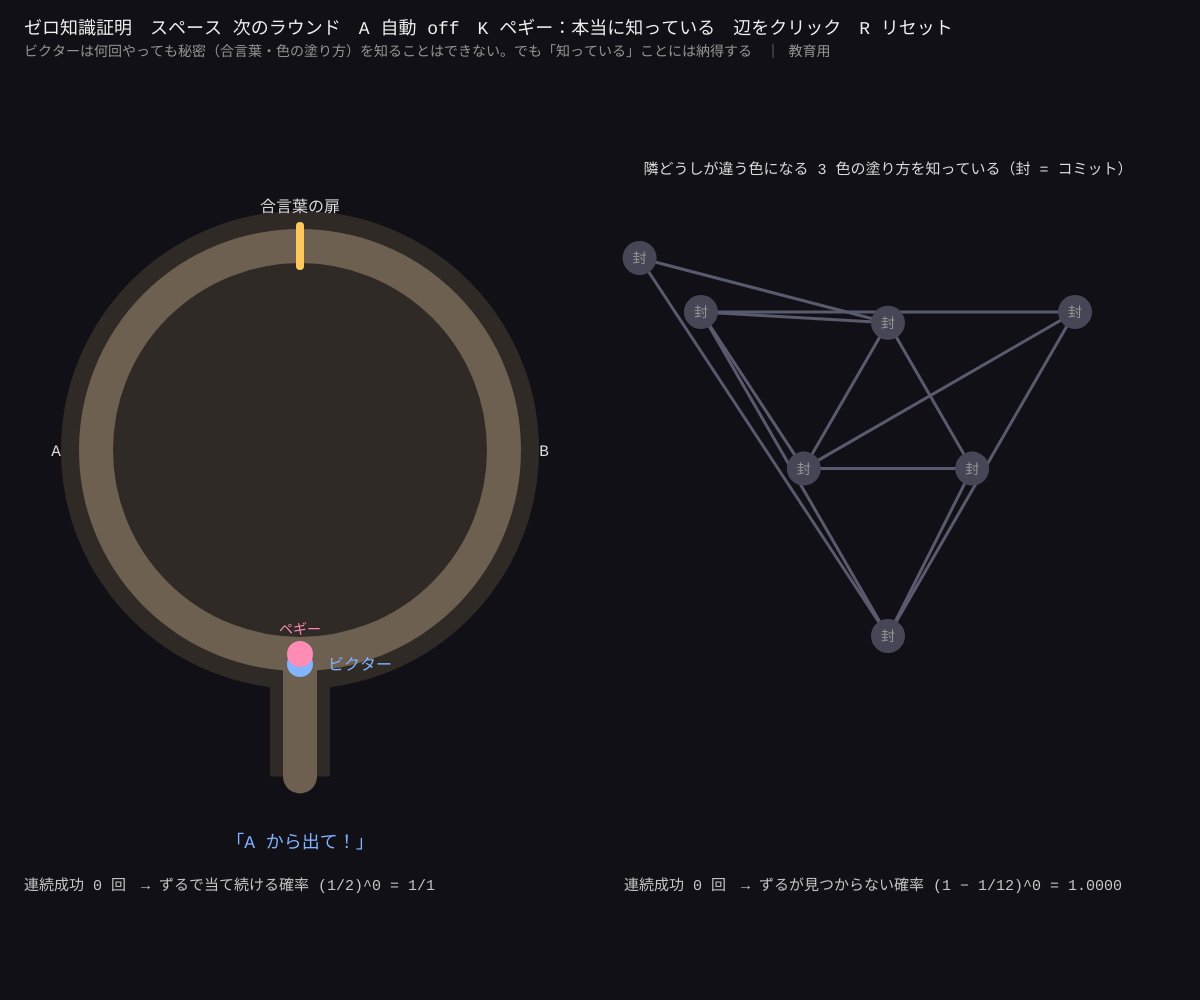
Frame 1 (no input)
Frame 60 (no input): identical to frame 1, image omitted
Frame 120 (the mouse pressed at the canvas centre since frame 60): identical to frame 1, image omitted

The p5.js sketch that drew this single still picture (run headless with seeded random() and noise() and a simulated clock; from frame 60 on, the mouse is pressed at the canvas centre):

// p5.js sketch
// ── sketch.js
// ============================================
// 12 ゼロ知識証明（洞窟の例・グラフ彩色）
// 「秘密を知っている」ことだけを、秘密そのものは 1 ビットも見せずに納得させる方法。
//   左：輪になった洞窟の奥に合言葉の扉。ペギーが入り、ビクターが「A から出て」「B から出て」と叫ぶ。
//       合言葉を知らない人は 1 回あたり 1/2 の確率でしか当てられない → k 回続けて成功する確率は (1/2)^k
//   右：グラフの 3 彩色。毎回色をシャッフルして封をし（コミット）、ビクターが選んだ辺の両端だけ開ける
// スペース = 次のラウンド / A = 自動 / K = ペギーが本当に知っている ⇄ ずるをする / 辺をクリック = その辺を開けさせる / R = リセット
// ※ 教育用の概念モデル
// ============================================

let knows = true;            // ★ true = 秘密を知っている、false = ずるをする
let auto = false;
let phase = 3, t = 0;        // 洞窟のアニメ：0 入る 1 呼ぶ 2 出る 3 結果
let hideSide = 0, callSide = 0, exitSide = 0;
let caveLog = [];
// グラフ（7 頂点）。正しい 3 彩色と、1 本だけ矛盾のある「ずる」の彩色
const NODES = 7;
const EDGES = [[0, 1], [1, 2], [2, 0], [0, 4], [1, 3], [2, 5], [3, 4], [4, 5], [5, 3], [3, 6], [6, 0], [4, 2]];
const GOOD = [0, 1, 2, 2, 1, 0, 1];
const BAD = [0, 1, 2, 2, 1, 0, 2];       // 頂点 6 が 頂点 3 と同じ色 → 辺 3-6 が矛盾
let colorPerm = [0, 1, 2], openEdge = -1, graphLog = [];
const PALETTE = [[255, 110, 110], [110, 220, 140], [110, 160, 255]];

function setup() {
  createCanvas(windowWidth, windowHeight);
  textFont('monospace');
}

function speed() { return auto ? 0.06 : 0.035; }

function draw() {
  background(16, 16, 22);
  noStroke();
  fill(240);
  textSize(18);
  text('ゼロ知識証明　スペース 次のラウンド　A 自動 ' + (auto ? 'ON' : 'off') + '　K ペギー：' + (knows ? '本当に知っている' : 'ずるをする') + '　辺をクリック　R リセット', 24, 34);
  fill(150);
  textSize(14);
  text('ビクターは何回やっても秘密（合言葉・色の塗り方）を知ることはできない。でも「知っている」ことには納得する　｜ 教育用', 24, 56);

  // 洞窟のアニメを進める
  if (phase < 3) { t += speed(); if (t >= 1) { t = 0; phase++; if (phase === 3) finishCave(); } }
  else if (auto && frameCount % 30 === 0) nextRound();

  drawCave(width * 0.25, height * 0.45, min(width * 0.17, height * 0.26));
  drawGraph(width * 0.74, height * 0.42, min(width * 0.18, height * 0.25));
}

// ---------------- 洞窟 ----------------
function drawCave(cx, cy, R) {
  // 岩
  fill(48, 42, 38);
  circle(cx, cy, R * 2 + 70);
  rect(cx - 30, cy + R, 60, R * 0.6);
  // 通路（輪）
  noFill();
  stroke(110, 96, 80);
  strokeWeight(34);
  circle(cx, cy, R * 2);
  line(cx, cy + R, cx, cy + R * 1.6);
  // 扉（上）
  stroke(255, 200, 90);
  strokeWeight(8);
  line(cx, cy - R - 20, cx, cy - R + 20);
  noStroke();
  fill(220);
  textSize(16);
  textAlign(CENTER);
  text('合言葉の扉', cx, cy - R - 34);
  text('A', cx - R - 40, cy + 6);
  text('B', cx + R + 40, cy + 6);
  // ビクター
  let vy = phase >= 1 ? cy + R + 10 : cy + R * 1.7;
  if (phase === 1) vy = lerp(cy + R * 1.7, cy + R + 10, t);
  fill(130, 180, 255);
  circle(cx, vy, 26);
  text('ビクター', cx + 60, vy + 6);
  if (phase >= 1) { fill(130, 180, 255); textSize(18); text('「' + 'AB'[callSide] + ' から出て！」', cx, cy + R * 1.95); }
  // ペギー
  let ang = peggyAngle(), px, py;
  if (ang === null) { px = cx; py = cy + R * 1.5; }
  else { px = cx + R * cos(radians(ang)); py = cy + R * sin(radians(ang)); }
  fill(255, 140, 180);
  circle(px, py, 26);
  textSize(14);
  text('ペギー', px, py - 20);
  // 結果
  textSize(16);
  if (phase === 3 && caveLog.length) {
    let last = caveLog[caveLog.length - 1];
    fill(last ? color(120, 230, 150) : color(255, 110, 110));
    text(last ? '言われた側から出てきた ✓' : '違う側から出てきた ✗ ずるがばれた', cx, cy);
  }
  textAlign(LEFT);
  // 記録
  let streak = 0;
  for (let i = caveLog.length - 1; i >= 0 && caveLog[i]; i--) streak++;
  let ly = height - 110;
  fill(200);
  textSize(15);
  text('連続成功 ' + streak + ' 回　→ ずるで当て続ける確率 (1/2)^' + streak + ' = ' + (streak > 30 ? '≈0' : '1/' + pow(2, streak).toLocaleString()), 24, ly);
  for (let i = 0; i < min(caveLog.length, 40); i++) {
    let v = caveLog[caveLog.length - min(caveLog.length, 40) + i];
    fill(v ? color(120, 230, 150) : color(255, 110, 110));
    circle(34 + i * 14, ly + 22, 10);
  }
}

// 洞窟の中のペギーの角度（度）。下 = 90°、A（左）側 = 180°、上の扉 = 270°、B（右）側 = 360°
function peggyAngle() {
  let hideA = 225, hideB = 315;
  if (phase === 0) return hideSide === 0 ? lerp(90, hideA, t) : lerp(90, hideB - 360, t);
  if (phase === 1) return hideSide === 0 ? hideA : hideB;
  if (phase === 2 || phase === 3) {
    let s = phase === 3 ? 1 : t;
    if (exitSide === 0) return hideSide === 0 ? lerp(hideA, 90, s) : lerp(hideB, 90, s);
    return hideSide === 0 ? lerp(hideA, 450, s) : lerp(hideB, 450, s);
  }
  return null;
}

function finishCave() { caveLog.push(exitSide === callSide); if (caveLog.length > 200) caveLog.shift(); }

// ---------------- グラフ彩色 ----------------
function nodePos(i, cx, cy, R) {
  if (i < 3) { let a = -HALF_PI + i * TWO_PI / 3; return [cx + R * 0.45 * cos(a), cy + R * 0.45 * sin(a)]; }
  if (i < 6) { let a = HALF_PI + (i - 3) * TWO_PI / 3; return [cx + R * cos(a), cy + R * sin(a)]; }
  return [cx - R * 1.15, cy - R * 0.75];
}

function drawGraph(cx, cy, R) {
  let col = knows ? GOOD : BAD;
  for (let e = 0; e < EDGES.length; e++) {
    let [a, b] = EDGES[e], pa = nodePos(a, cx, cy, R), pb = nodePos(b, cx, cy, R);
    stroke(e === openEdge ? color(255, 220, 120) : color(90, 90, 110));
    strokeWeight(e === openEdge ? 5 : 3);
    line(pa[0], pa[1], pb[0], pb[1]);
  }
  noStroke();
  for (let i = 0; i < NODES; i++) {
    let p = nodePos(i, cx, cy, R);
    let shown = openEdge >= 0 && EDGES[openEdge].includes(i);
    if (shown) { let c = PALETTE[colorPerm[col[i]]]; fill(c[0], c[1], c[2]); }
    else fill(70, 70, 86);
    circle(p[0], p[1], 34);
    if (!shown) { fill(150); textSize(14); textAlign(CENTER); text('封', p[0], p[1] + 5); textAlign(LEFT); }
  }
  fill(220);
  textSize(15);
  textAlign(CENTER);
  text('隣どうしが違う色になる 3 色の塗り方を知っている（封 = コミット）', cx, cy - R - 30);
  if (openEdge >= 0) {
    let [a, b] = EDGES[openEdge], ok = col[a] !== col[b];
    fill(ok ? color(120, 230, 150) : color(255, 110, 110));
    text(ok ? '開けた 2 色は違う ✓（色は毎回シャッフルされるので何も分からない）' : '同じ色だった ✗ ずるがばれた', cx, cy + R + 50);
  }
  textAlign(LEFT);
  let passed = 0; for (let i = graphLog.length - 1; i >= 0 && graphLog[i]; i--) passed++;
  let pCheat = pow(1 - 1 / EDGES.length, passed);
  let ly = height - 110, lx = width * 0.52;
  fill(200);
  textSize(15);
  text('連続成功 ' + passed + ' 回　→ ずるが見つからない確率 (1 − 1/' + EDGES.length + ')^' + passed + ' = ' + nf(pCheat, 1, 4), lx, ly);
  for (let i = 0; i < min(graphLog.length, 40); i++) {
    let v = graphLog[graphLog.length - min(graphLog.length, 40) + i];
    fill(v ? color(120, 230, 150) : color(255, 110, 110));
    circle(lx + 10 + i * 14, ly + 22, 10);
  }
}

function graphRound(edge) {
  colorPerm = shuffle([0, 1, 2]);      // ★ 毎回、色の名前をシャッフルしてから封をする
  openEdge = edge;
  let col = knows ? GOOD : BAD, [a, b] = EDGES[edge];
  graphLog.push(col[a] !== col[b]);
  if (graphLog.length > 200) graphLog.shift();
}

function nextRound() {
  if (phase < 3) return;
  hideSide = floor(random(2));          // ペギーはどちらかに隠れる（ビクターは見ていない）
  callSide = floor(random(2));          // ★ ビクターはランダムに呼ぶ
  if (knows) exitSide = callSide;       // 合言葉で扉を通れるので、いつも言われた側から出られる
  else exitSide = hideSide;             // 扉を通れない → 隠れた側からしか出られない
  phase = 0; t = 0;
  graphRound(floor(random(EDGES.length)));
}

function mousePressed() {
  let cx = width * 0.74, cy = height * 0.42, R = min(width * 0.18, height * 0.25);
  for (let e = 0; e < EDGES.length; e++) {
    let pa = nodePos(EDGES[e][0], cx, cy, R), pb = nodePos(EDGES[e][1], cx, cy, R);
    if (distToSegment(mouseX, mouseY, pa, pb) < 12) { graphRound(e); return; }
  }
}

function keyPressed() {
  if (key === ' ') nextRound();
  if (key === 'a' || key === 'A') auto = !auto;
  if (key === 'k' || key === 'K') { knows = !knows; caveLog = []; graphLog = []; openEdge = -1; }
  if (key === 'r' || key === 'R') { caveLog = []; graphLog = []; openEdge = -1; phase = 3; }
  return false;
}

// ---------- やってみよう ----------
// 1. K で「ずる」にして A で自動。洞窟は何回目でばれる？ グラフ彩色はなかなかばれないのはなぜ？
// 2. ずるのペギーが「ビクターが何と言うか前もって知っていたら」？ → 呼ぶ側のランダムさが大切
// 3. 色をシャッフルしない（colorPerm = [0, 1, 2] のまま）と、何回も開けるうちに塗り方がバレる。なぜ？
// 4. 成功確率 99.9999% にするには洞窟で何回、グラフで何回のラウンドが要る？

// ==================================================
// ここから下は「道具」（点と線分の距離）
// ==================================================
function distToSegment(px, py, a, b) {
  let dx = b[0] - a[0], dy = b[1] - a[1];
  let u = constrain(((px - a[0]) * dx + (py - a[1]) * dy) / (dx * dx + dy * dy), 0, 1);
  return Math.hypot(px - a[0] - u * dx, py - a[1] - u * dy);
}
